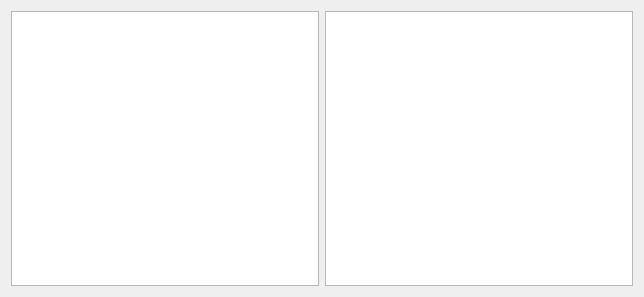
<?xml version="1.0" encoding="UTF-8"?>
<ui version="4.0">
 <class>Widget</class>
 <widget class="QWidget" name="Widget">
  <property name="geometry">
   <rect>
    <x>0</x>
    <y>0</y>
    <width>644</width>
    <height>297</height>
   </rect>
  </property>
  <property name="windowTitle">
   <string>Widget</string>
  </property>
  <layout class="QHBoxLayout" name="horizontalLayout">
   <item>
    <widget class="QTreeView" name="treeView"/>
   </item>
   <item>
    <widget class="QTableView" name="tableView"/>
   </item>
  </layout>
 </widget>
 <layoutdefault spacing="6" margin="11"/>
 <resources/>
 <connections/>
</ui>
